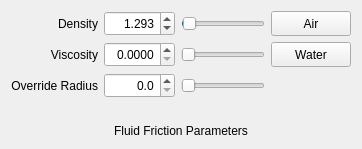
                <widget class="QWidget" name="FluidFrictionPage" >
                 <layout class="QGridLayout" name="gridLayout_19" >
                  <item row="0" column="0" >
                   <widget class="QLabel" name="FluidFrictionDensityLabel" >
                    <property name="sizePolicy" >
                     <sizepolicy vsizetype="Fixed" hsizetype="Preferred" >
                      <horstretch>0</horstretch>
                      <verstretch>0</verstretch>
                     </sizepolicy>
                    </property>
                    <property name="minimumSize" >
                     <size>
                      <width>0</width>
                      <height>25</height>
                     </size>
                    </property>
                    <property name="text" >
                     <string>Density</string>
                    </property>
                    <property name="alignment" >
                     <set>Qt::AlignRight|Qt::AlignTrailing|Qt::AlignVCenter</set>
                    </property>
                   </widget>
                  </item>
                  <item row="0" column="1" >
                   <widget class="QDoubleSpinBox" name="FluidFrictionDensitySpinBox" >
                    <property name="sizePolicy" >
                     <sizepolicy vsizetype="Preferred" hsizetype="Preferred" >
                      <horstretch>0</horstretch>
                      <verstretch>0</verstretch>
                     </sizepolicy>
                    </property>
                    <property name="minimumSize" >
                     <size>
                      <width>60</width>
                      <height>25</height>
                     </size>
                    </property>
                    <property name="maximumSize" >
                     <size>
                      <width>16777215</width>
                      <height>16777215</height>
                     </size>
                    </property>
                    <property name="alignment" >
                     <set>Qt::AlignRight|Qt::AlignTrailing|Qt::AlignVCenter</set>
                    </property>
                    <property name="decimals" >
                     <number>3</number>
                    </property>
                    <property name="maximum" >
                     <double>100.000000000000000</double>
                    </property>
                    <property name="singleStep" >
                     <double>0.001000000000000</double>
                    </property>
                    <property name="value" >
                     <double>1.293000000000000</double>
                    </property>
                   </widget>
                  </item>
                  <item row="0" column="2" >
                   <widget class="QSlider" name="FluidFrictionDensitySlider" >
                    <property name="maximum" >
                     <number>100000</number>
                    </property>
                    <property name="value" >
                     <number>1293</number>
                    </property>
                    <property name="orientation" >
                     <enum>Qt::Horizontal</enum>
                    </property>
                   </widget>
                  </item>
                  <item row="0" column="3" >
                   <widget class="QPushButton" name="FluidFrictionAirButton" >
                    <property name="sizePolicy" >
                     <sizepolicy vsizetype="Fixed" hsizetype="Fixed" >
                      <horstretch>0</horstretch>
                      <verstretch>0</verstretch>
                     </sizepolicy>
                    </property>
                    <property name="minimumSize" >
                     <size>
                      <width>0</width>
                      <height>25</height>
                     </size>
                    </property>
                    <property name="text" >
                     <string>Air</string>
                    </property>
                   </widget>
                  </item>
                  <item row="1" column="0" >
                   <widget class="QLabel" name="FluidFrictionViscosityLabel" >
                    <property name="sizePolicy" >
                     <sizepolicy vsizetype="Fixed" hsizetype="Preferred" >
                      <horstretch>0</horstretch>
                      <verstretch>0</verstretch>
                     </sizepolicy>
                    </property>
                    <property name="minimumSize" >
                     <size>
                      <width>0</width>
                      <height>25</height>
                     </size>
                    </property>
                    <property name="text" >
                     <string>Viscosity</string>
                    </property>
                    <property name="alignment" >
                     <set>Qt::AlignRight|Qt::AlignTrailing|Qt::AlignVCenter</set>
                    </property>
                   </widget>
                  </item>
                  <item row="1" column="1" >
                   <widget class="QDoubleSpinBox" name="FluidFrictionViscositySpinBox" >
                    <property name="sizePolicy" >
                     <sizepolicy vsizetype="Preferred" hsizetype="Preferred" >
                      <horstretch>0</horstretch>
                      <verstretch>0</verstretch>
                     </sizepolicy>
                    </property>
                    <property name="minimumSize" >
                     <size>
                      <width>60</width>
                      <height>25</height>
                     </size>
                    </property>
                    <property name="maximumSize" >
                     <size>
                      <width>16777215</width>
                      <height>16777215</height>
                     </size>
                    </property>
                    <property name="alignment" >
                     <set>Qt::AlignRight|Qt::AlignTrailing|Qt::AlignVCenter</set>
                    </property>
                    <property name="decimals" >
                     <number>4</number>
                    </property>
                    <property name="maximum" >
                     <double>1.000000000000000</double>
                    </property>
                    <property name="singleStep" >
                     <double>0.000100000000000</double>
                    </property>
                    <property name="value" >
                     <double>0.000000000000000</double>
                    </property>
                   </widget>
                  </item>
                  <item row="1" column="2" >
                   <widget class="QSlider" name="FluidFrictionViscositySlider" >
                    <property name="maximum" >
                     <number>1000</number>
                    </property>
                    <property name="orientation" >
                     <enum>Qt::Horizontal</enum>
                    </property>
                   </widget>
                  </item>
                  <item row="1" column="3" >
                   <widget class="QPushButton" name="FluidFrictionWaterButton" >
                    <property name="sizePolicy" >
                     <sizepolicy vsizetype="Fixed" hsizetype="Fixed" >
                      <horstretch>0</horstretch>
                      <verstretch>0</verstretch>
                     </sizepolicy>
                    </property>
                    <property name="minimumSize" >
                     <size>
                      <width>0</width>
                      <height>25</height>
                     </size>
                    </property>
                    <property name="text" >
                     <string>Water</string>
                    </property>
                   </widget>
                  </item>
                  <item row="2" column="0" >
                   <widget class="QLabel" name="FluidFrictionOverrideRadiusLabel" >
                    <property name="sizePolicy" >
                     <sizepolicy vsizetype="Fixed" hsizetype="Preferred" >
                      <horstretch>0</horstretch>
                      <verstretch>0</verstretch>
                     </sizepolicy>
                    </property>
                    <property name="minimumSize" >
                     <size>
                      <width>0</width>
                      <height>25</height>
                     </size>
                    </property>
                    <property name="text" >
                     <string>Override Radius</string>
                    </property>
                    <property name="alignment" >
                     <set>Qt::AlignRight|Qt::AlignTrailing|Qt::AlignVCenter</set>
                    </property>
                   </widget>
                  </item>
                  <item row="2" column="1" >
                   <widget class="QDoubleSpinBox" name="FluidFrictionOverrideRadiusSpinBox" >
                    <property name="sizePolicy" >
                     <sizepolicy vsizetype="Preferred" hsizetype="Preferred" >
                      <horstretch>0</horstretch>
                      <verstretch>0</verstretch>
                     </sizepolicy>
                    </property>
                    <property name="minimumSize" >
                     <size>
                      <width>60</width>
                      <height>25</height>
                     </size>
                    </property>
                    <property name="maximumSize" >
                     <size>
                      <width>16777215</width>
                      <height>16777215</height>
                     </size>
                    </property>
                    <property name="alignment" >
                     <set>Qt::AlignRight|Qt::AlignTrailing|Qt::AlignVCenter</set>
                    </property>
                    <property name="decimals" >
                     <number>1</number>
                    </property>
                    <property name="maximum" >
                     <double>10.000000000000000</double>
                    </property>
                    <property name="singleStep" >
                     <double>0.100000000000000</double>
                    </property>
                   </widget>
                  </item>
                  <item row="2" column="2" >
                   <widget class="QSlider" name="FluidFrictionOverrideRadiusSlider" >
                    <property name="maximum" >
                     <number>100</number>
                    </property>
                    <property name="orientation" >
                     <enum>Qt::Horizontal</enum>
                    </property>
                   </widget>
                  </item>
                  <item row="3" column="0" colspan="4" >
                   <spacer name="verticalSpacer_18" >
                    <property name="orientation" >
                     <enum>Qt::Vertical</enum>
                    </property>
                    <property name="sizeType" >
                     <enum>QSizePolicy::Fixed</enum>
                    </property>
                    <property name="sizeHint" stdset="0" >
                     <size>
                      <width>20</width>
                      <height>20</height>
                     </size>
                    </property>
                   </spacer>
                  </item>
                  <item row="4" column="0" colspan="4" >
                   <widget class="QLabel" name="FluidFrictionParametersLabel" >
                    <property name="text" >
                     <string>Fluid Friction Parameters</string>
                    </property>
                    <property name="alignment" >
                     <set>Qt::AlignCenter</set>
                    </property>
                   </widget>
                  </item>
                 </layout>
                </widget>
